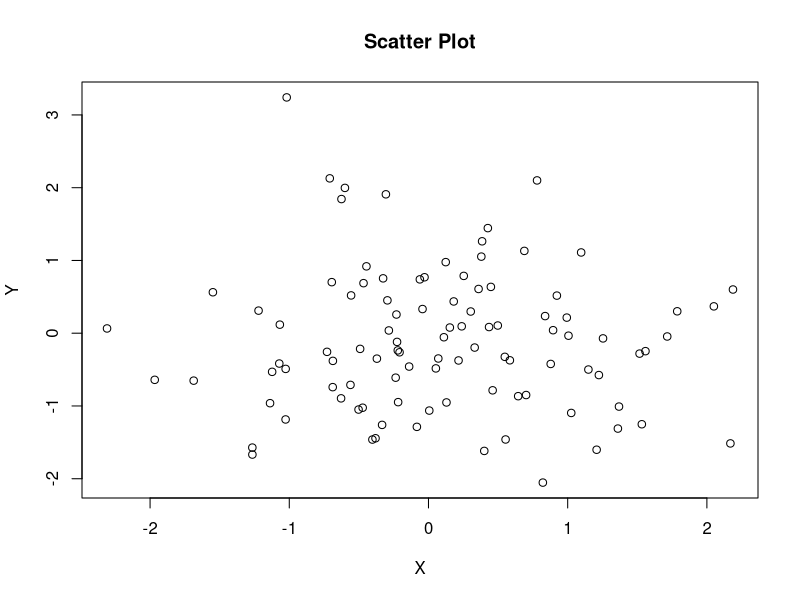
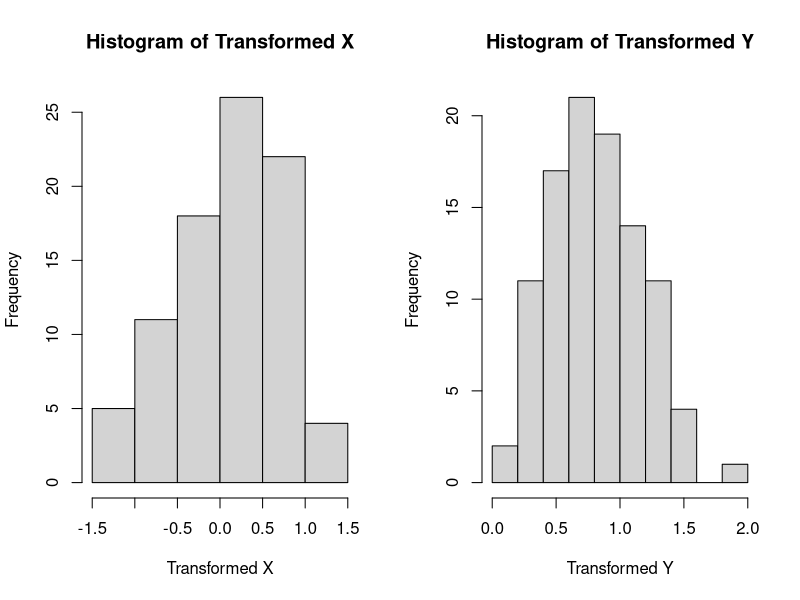

Source code (R) for these figures, in order:
# Set seed for reproducibility
set.seed(123)

# Generate random data
n <- 100
x <- rnorm(n)
y <- rnorm(n)

# Perform calculations
mean_x <- mean(x)
mean_y <- mean(y)
sum_xy <- sum(x * y)
correlation <- cor(x, y)

# Print results
cat("Mean of x:", mean_x, "\n")
cat("Mean of y:", mean_y, "\n")
cat("Sum of xy:", sum_xy, "\n")
cat("Correlation:", correlation, "\n")

# Create a scatter plot
plot(x, y, main = "Scatter Plot", xlab = "X", ylab = "Y")

# Perform data transformation
transformed_x <- log(x + 1)
transformed_y <- sqrt(abs(y))

# Create histograms of transformed data
par(mfrow = c(1, 2))
hist(transformed_x, main = "Histogram of Transformed X", xlab = "Transformed X")
hist(transformed_y, main = "Histogram of Transformed Y", xlab = "Transformed Y")

# Perform statistical tests
t_test <- t.test(x, y)
wilcox_test <- wilcox.test(x, y)

# Print test results
cat("T-Test Result:\n")
print(t_test)
cat("\n")
cat("Wilcoxon Test Result:\n")
print(wilcox_test)